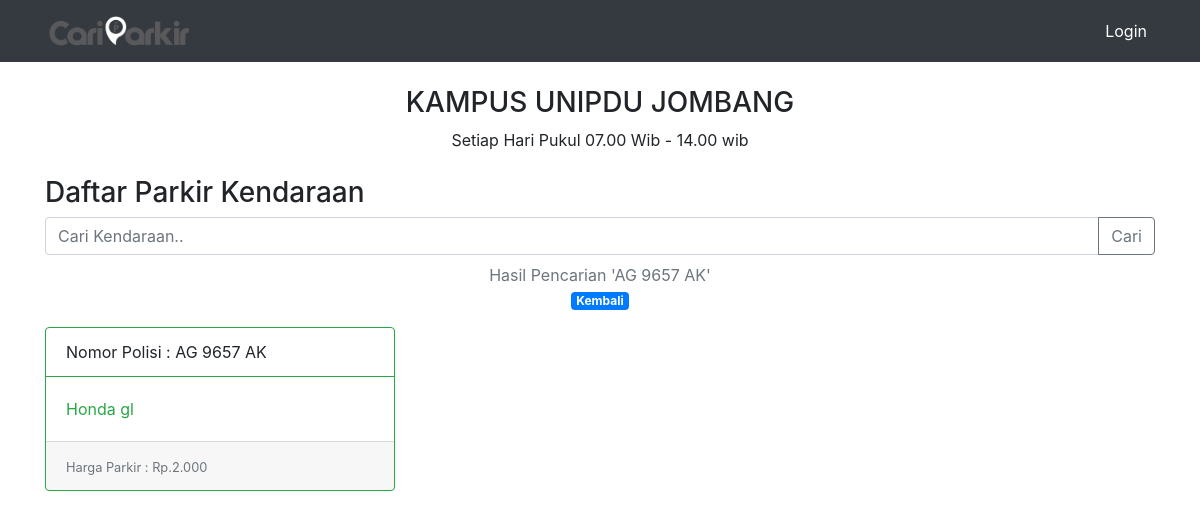
/parkir/index.php?cari=AG 9657 AK, run on the app's committed database.
### tables this page shows
CREATE TABLE `kendaraan` (
  `id` int(11) NOT NULL,
  `nomor_polisi` varchar(10) DEFAULT NULL,
  `nama_kendaraan` varchar(50) DEFAULT NULL,
  `merk_kendaraan` varchar(20) DEFAULT NULL,
  `id_jenisKendaraan` int(11) DEFAULT NULL
);

CREATE TABLE `jeniskendaraan` (
  `id_jenisKendaraan` int(11) NOT NULL,
  `jenis_kendaraan` varchar(20) DEFAULT NULL,
  `harga` varchar(10) DEFAULT NULL
);

### parkir/config/config.php (called while the page is built, shortened)
<?php
function rupiah($angka)
{
    $rupiah = number_format($angka, 0, ',', '.');
    return $rupiah;
}
?>

### parkir/index.php (the view, shortened to what this page needs)
<!doctype html>
<html lang="en">
<head>
    <?php require_once('home/css.php'); ?>
</head>
<body>
    <?php require_once('home/nav.php'); ?>
    <div class="container">
    <center><h3 class="mt-4">KAMPUS UNIPDU JOMBANG</h3></center>
    <center><p>Setiap Hari Pukul 07.00 Wib - 14.00 wib</p></center>
        <h3 class="mt-4">Daftar Parkir Kendaraan
        </h3>
        <form action="index.php" method="get">
            <div class="input-group">
                <input type="text" class="form-control" placeholder="Cari Kendaraan.." name="cari" id="cari">
                <div class="input-group-append">
                    <input class="btn btn-outline-secondary" type="submit" id="tombolCari" value="Cari">
                </div>
            </div>
        </form>
        <div class="row text-center mt-2">
            <div class="col">
            <?php
            if(isset($_GET['cari'])){
                $cari = $_GET['cari'];
                echo "
                <div class='text-muted text-center'>Hasil Pencarian '$cari'</div>
                <a class='badge badge-primary' href='index.php'>Kembali</a>
                ";
            }
            ?>
            </div>
        </div>
        <div class="row mt-3">
            <?php
            include "config/config.php";
            if(isset($_GET['cari'])){
                $cari = $_GET['cari'];
                $data = mysqli_query($koneksi,"SELECT * FROM kendaraan JOIN jenisKendaraan ON kendaraan.id_jenisKendaraan = jenisKendaraan.id_jenisKendaraan WHERE nomor_polisi LIKE '%".$cari."%' OR nama_kendaraan LIKE '%".$cari."%' OR merk_kendaraan LIKE '%".$cari."%'");
            } else {
                $data = mysqli_query($koneksi,"SELECT * FROM kendaraan JOIN jenisKendaraan ON kendaraan.id_jenisKendaraan = jenisKendaraan.id_jenisKendaraan");
            }
            ?>
            <?php while ($kendaraan = mysqli_fetch_array($data)): ?>
            <div class="col-md-4">
                <div class="card border-success mb-3">
                    <div class="card-header bg-transparent border-success">Nomor Polisi : <?= $kendaraan['nomor_polisi']; ?></div>
                    <div class="card-body text-success">
                        <p class="card-text"><?= $kendaraan['merk_kendaraan']; ?> <?= $kendaraan['nama_kendaraan']; ?></p>
                    </div>
                    <div class="card-footer">
                        <small class="text-muted">Harga Parkir : Rp.<?= rupiah($kendaraan['harga']); ?></small>
                    </div>
                </div>
            </div>
            <?php endwhile; ?>
        </div>
    </div>
</body>
</html>

### data on the page
kendaraan: nomor_polisi "AG 9657 AK", merk_kendaraan "Honda", nama_kendaraan "gl", id_jenisKendaraan.harga "2.000"

### other printed values
$cari "AG 9657 AK"
